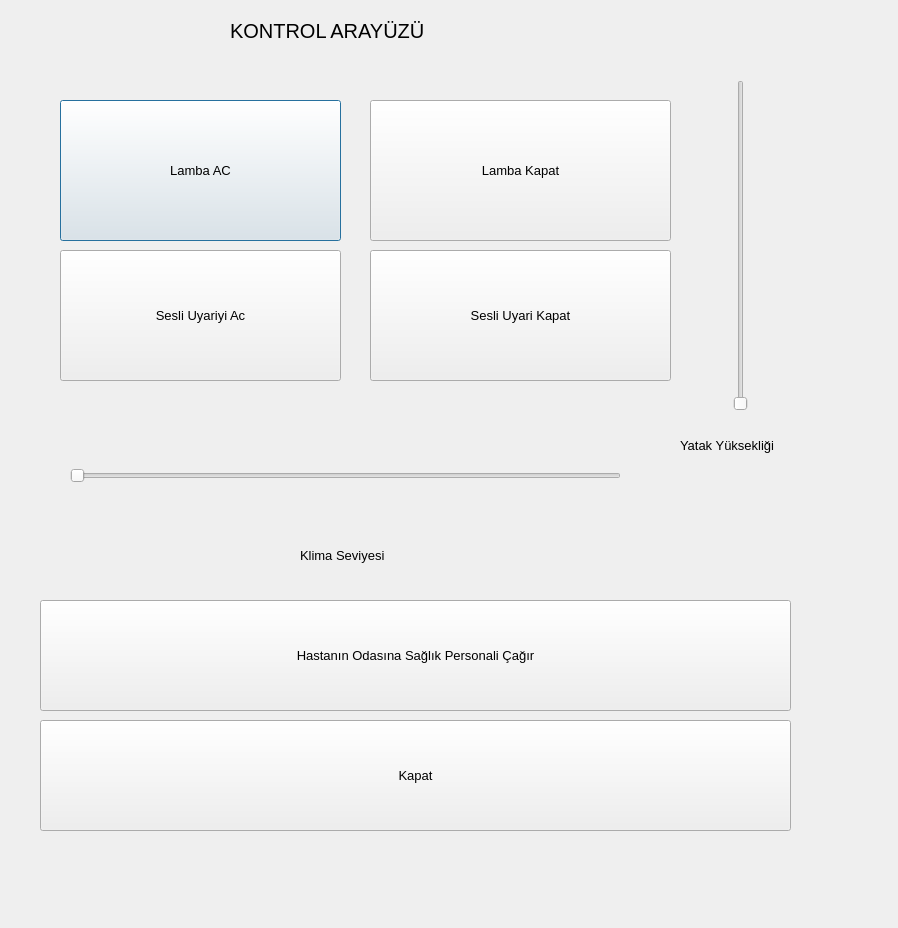
<?xml version="1.0" encoding="UTF-8"?>
<ui version="4.0">
 <class>Dialog</class>
 <widget class="QDialog" name="Dialog">
  <property name="geometry">
   <rect>
    <x>0</x>
    <y>0</y>
    <width>898</width>
    <height>928</height>
   </rect>
  </property>
  <property name="windowTitle">
   <string>Dialog</string>
  </property>
  <widget class="QPushButton" name="pushButton">
   <property name="geometry">
    <rect>
     <x>60</x>
     <y>100</y>
     <width>281</width>
     <height>141</height>
    </rect>
   </property>
   <property name="font">
    <font>
     <pointsize>10</pointsize>
    </font>
   </property>
   <property name="text">
    <string>Lamba AC</string>
   </property>
  </widget>
  <widget class="QPushButton" name="pushButton_2">
   <property name="geometry">
    <rect>
     <x>60</x>
     <y>250</y>
     <width>281</width>
     <height>131</height>
    </rect>
   </property>
   <property name="font">
    <font>
     <pointsize>10</pointsize>
    </font>
   </property>
   <property name="text">
    <string>Sesli Uyariyi Ac</string>
   </property>
  </widget>
  <widget class="QSlider" name="horizontalSlider">
   <property name="geometry">
    <rect>
     <x>70</x>
     <y>420</y>
     <width>551</width>
     <height>111</height>
    </rect>
   </property>
   <property name="maximum">
    <number>10</number>
   </property>
   <property name="orientation">
    <enum>Qt::Horizontal</enum>
   </property>
  </widget>
  <widget class="QPushButton" name="pushButton_3">
   <property name="geometry">
    <rect>
     <x>370</x>
     <y>100</y>
     <width>301</width>
     <height>141</height>
    </rect>
   </property>
   <property name="font">
    <font>
     <pointsize>10</pointsize>
    </font>
   </property>
   <property name="text">
    <string>Lamba Kapat</string>
   </property>
  </widget>
  <widget class="QPushButton" name="pushButton_4">
   <property name="geometry">
    <rect>
     <x>370</x>
     <y>250</y>
     <width>301</width>
     <height>131</height>
    </rect>
   </property>
   <property name="font">
    <font>
     <pointsize>10</pointsize>
    </font>
   </property>
   <property name="text">
    <string>Sesli Uyari Kapat</string>
   </property>
  </widget>
  <widget class="QSlider" name="verticalSlider">
   <property name="geometry">
    <rect>
     <x>670</x>
     <y>80</y>
     <width>141</width>
     <height>331</height>
    </rect>
   </property>
   <property name="maximum">
    <number>10</number>
   </property>
   <property name="singleStep">
    <number>1</number>
   </property>
   <property name="orientation">
    <enum>Qt::Vertical</enum>
   </property>
  </widget>
  <widget class="QLabel" name="label">
   <property name="geometry">
    <rect>
     <x>230</x>
     <y>10</y>
     <width>631</width>
     <height>41</height>
    </rect>
   </property>
   <property name="font">
    <font>
     <pointsize>15</pointsize>
    </font>
   </property>
   <property name="text">
    <string>KONTROL ARAYÜZÜ</string>
   </property>
  </widget>
  <widget class="QLabel" name="label_2">
   <property name="geometry">
    <rect>
     <x>300</x>
     <y>530</y>
     <width>291</width>
     <height>51</height>
    </rect>
   </property>
   <property name="font">
    <font>
     <pointsize>10</pointsize>
    </font>
   </property>
   <property name="text">
    <string>Klima Seviyesi</string>
   </property>
  </widget>
  <widget class="QLabel" name="label_3">
   <property name="geometry">
    <rect>
     <x>680</x>
     <y>420</y>
     <width>241</width>
     <height>51</height>
    </rect>
   </property>
   <property name="font">
    <font>
     <pointsize>10</pointsize>
    </font>
   </property>
   <property name="text">
    <string>Yatak Yüksekliği</string>
   </property>
  </widget>
  <widget class="QPushButton" name="pushButton_5">
   <property name="geometry">
    <rect>
     <x>40</x>
     <y>600</y>
     <width>751</width>
     <height>111</height>
    </rect>
   </property>
   <property name="font">
    <font>
     <pointsize>10</pointsize>
    </font>
   </property>
   <property name="text">
    <string>Hastanın Odasına Sağlık Personali Çağır</string>
   </property>
  </widget>
  <widget class="QPushButton" name="pushButton_6">
   <property name="geometry">
    <rect>
     <x>40</x>
     <y>720</y>
     <width>751</width>
     <height>111</height>
    </rect>
   </property>
   <property name="font">
    <font>
     <pointsize>10</pointsize>
    </font>
   </property>
   <property name="text">
    <string>Kapat</string>
   </property>
  </widget>
 </widget>
 <resources/>
 <connections/>
</ui>
